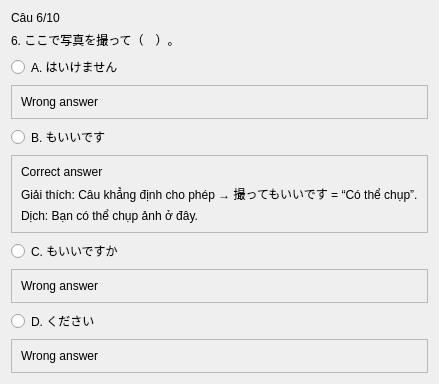
               <widget class="QWidget" name="page_12">
                <layout class="QVBoxLayout" name="verticalLayout">
                 <item>
                  <widget class="QLabel" name="label_94">
                   <property name="text">
                    <string>Câu 6/10</string>
                   </property>
                  </widget>
                 </item>
                 <item>
                  <widget class="QLabel" name="label_95">
                   <property name="text">
                    <string>6. ここで写真を撮って（　）。</string>
                   </property>
                  </widget>
                 </item>
                 <item>
                  <widget class="QRadioButton" name="radioButton_45">
                   <property name="text">
                    <string>A. はいけません</string>
                   </property>
                  </widget>
                 </item>
                 <item>
                  <widget class="QFrame" name="frame">
                   <property name="frameShape">
                    <enum>QFrame::StyledPanel</enum>
                   </property>
                   <property name="frameShadow">
                    <enum>QFrame::Raised</enum>
                   </property>
                   <layout class="QVBoxLayout" name="verticalLayout_3">
                    <item>
                     <widget class="QLabel" name="label_4">
                      <property name="text">
                       <string>Wrong answer</string>
                      </property>
                     </widget>
                    </item>
                   </layout>
                  </widget>
                 </item>
                 <item>
                  <widget class="QRadioButton" name="radioButton_46">
                   <property name="text">
                    <string>B. もいいです</string>
                   </property>
                  </widget>
                 </item>
                 <item>
                  <widget class="QFrame" name="frame_2">
                   <property name="frameShape">
                    <enum>QFrame::StyledPanel</enum>
                   </property>
                   <property name="frameShadow">
                    <enum>QFrame::Raised</enum>
                   </property>
                   <layout class="QVBoxLayout" name="verticalLayout_2">
                    <item>
                     <widget class="QLabel" name="label_6">
                      <property name="text">
                       <string>Correct answer</string>
                      </property>
                     </widget>
                    </item>
                    <item>
                     <widget class="QLabel" name="label_5">
                      <property name="text">
                       <string>Giải thích: Câu khẳng định cho phép → 撮ってもいいです = “Có thể chụp”.</string>
                      </property>
                     </widget>
                    </item>
                    <item>
                     <widget class="QLabel" name="label_3">
                      <property name="text">
                       <string>Dịch: Bạn có thể chụp ảnh ở đây.</string>
                      </property>
                     </widget>
                    </item>
                   </layout>
                  </widget>
                 </item>
                 <item>
                  <widget class="QRadioButton" name="radioButton_47">
                   <property name="text">
                    <string>C. もいいですか</string>
                   </property>
                  </widget>
                 </item>
                 <item>
                  <widget class="QFrame" name="frame_3">
                   <property name="frameShape">
                    <enum>QFrame::StyledPanel</enum>
                   </property>
                   <property name="frameShadow">
                    <enum>QFrame::Raised</enum>
                   </property>
                   <layout class="QVBoxLayout" name="verticalLayout_4">
                    <item>
                     <widget class="QLabel" name="label_2">
                      <property name="text">
                       <string>Wrong answer</string>
                      </property>
                     </widget>
                    </item>
                   </layout>
                  </widget>
                 </item>
                 <item>
                  <widget class="QRadioButton" name="radioButton_48">
                   <property name="text">
                    <string>D. ください</string>
                   </property>
                  </widget>
                 </item>
                 <item>
                  <widget class="QFrame" name="frame_4">
                   <property name="frameShape">
                    <enum>QFrame::StyledPanel</enum>
                   </property>
                   <property name="frameShadow">
                    <enum>QFrame::Raised</enum>
                   </property>
                   <layout class="QVBoxLayout" name="verticalLayout_5">
                    <item>
                     <widget class="QLabel" name="label">
                      <property name="text">
                       <string>Wrong answer</string>
                      </property>
                     </widget>
                    </item>
                   </layout>
                  </widget>
                 </item>
                </layout>
               </widget>
